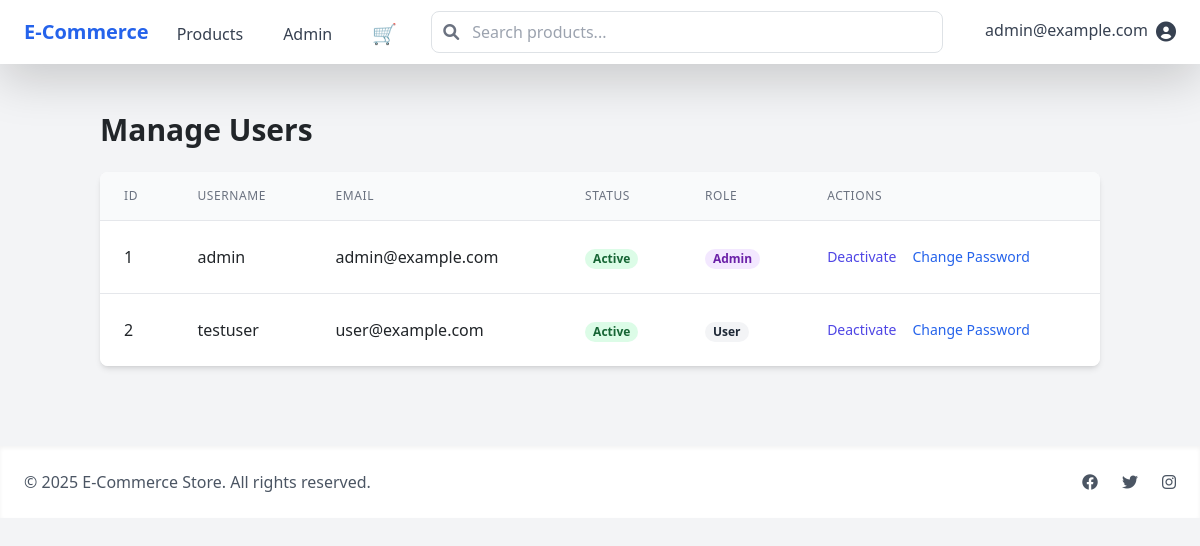
/admin/users (signed in), run on an earlier commit of the app's database.
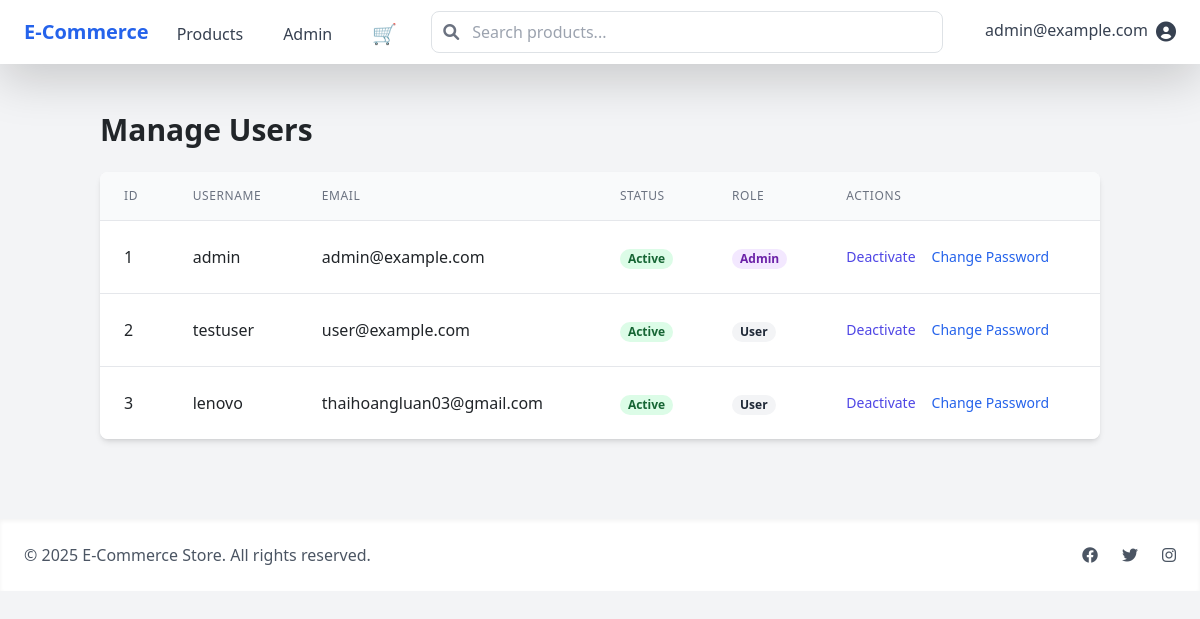
And on a later commit of the database.
### models/user.py (models this page shows, shortened)
class User(UserMixin, db.Model):
    _password = None
    __tablename__ = 'users'
    id = db.Column(db.Integer, primary_key=True)
    email = db.Column(db.String(120), unique=True, nullable=False)
    username = db.Column(db.String(80), unique=True, nullable=False)
    password_hash = db.Column(db.String(200), nullable=False)
    first_name = db.Column(db.String(50))
    @property
    def password(self):
        raise AttributeError('password is not a readable attribute')
    last_name = db.Column(db.String(50))
    address_line1 = db.Column(db.String(100))
    address_line2 = db.Column(db.String(100))
    city = db.Column(db.String(50))
    state = db.Column(db.String(50))
    postal_code = db.Column(db.String(10))
    phone_number = db.Column(db.String(20))
    created_at = db.Column(db.DateTime, default=datetime.utcnow)
    updated_at = db.Column(db.DateTime, default=datetime.utcnow, onupdate=datetime.utcnow)
    payment_method_id = db.Column(db.String(100))  # Reference to securely stored payment method
    payment_provider = db.Column(db.String(50))    # e.g., 'credit_card', 'payos', 'cod'
    is_admin = db.Column(db.Boolean, default=False)
    cart_items = relationship("CartItem",
                            backref=db.backref("user", lazy=True),
                            lazy=True,
                            primaryjoin="and_(User.id==CartItem.user_id, CartItem.deleted_at.is_(None))")
    orders = relationship("Order", backref="user", lazy=True)

### routes/admin.py (the view)
@admin_bp.route('/admin/users')
@login_required
@admin_required
def manage_users():
    page = request.args.get('page', 1, type=int)
    users = User.query.paginate(page=page, per_page=20)
    return render_template('admin/users.html', users=users)

### routes/auth.py (called while the page is built)
def admin_required(f):
    @wraps(f)
    def decorated_function(*args, **kwargs):
        if not current_user.is_authenticated or not current_user.is_admin:
            flash('You need administrator privileges to access this page.', 'error')
            return redirect(url_for('main.home'))
        return f(*args, **kwargs)
    return decorated_function

### templates/admin/users.html (shortened to what this page needs)
{% extends "base.html" %}
{% block content %}
<div class="container mx-auto py-6">
    <h1 class="text-3xl font-bold mb-6">Manage Users</h1>
    <div class="bg-white shadow-md rounded-lg overflow-hidden">
        <table class="min-w-full divide-y divide-gray-200">
            <thead class="bg-gray-50">
                <tr>
                    <th class="px-6 py-3 text-left text-xs font-medium text-gray-500 uppercase tracking-wider">ID</th>
                    <th class="px-6 py-3 text-left text-xs font-medium text-gray-500 uppercase tracking-wider">Username</th>
                    <th class="px-6 py-3 text-left text-xs font-medium text-gray-500 uppercase tracking-wider">Email</th>
                    <th class="px-6 py-3 text-left text-xs font-medium text-gray-500 uppercase tracking-wider">Status</th>
                    <th class="px-6 py-3 text-left text-xs font-medium text-gray-500 uppercase tracking-wider">Role</th>
                    <th class="px-6 py-3 text-left text-xs font-medium text-gray-500 uppercase tracking-wider">Actions</th>
                </tr>
            </thead>
            <tbody class="bg-white divide-y divide-gray-200">
                {% for user in users.items %}
                <tr>
                    <td class="px-6 py-4 whitespace-nowrap">{{ user.id }}</td>
                    <td class="px-6 py-4 whitespace-nowrap">{{ user.username }}</td>
                    <td class="px-6 py-4 whitespace-nowrap">{{ user.email }}</td>
                    <td class="px-6 py-4 whitespace-nowrap">
                        <span class="px-2 inline-flex text-xs leading-5 font-semibold rounded-full {% if user.is_active %}bg-green-100 text-green-800{% else %}bg-red-100 text-red-800{% endif %}">
                            {{ 'Active' if user.is_active else 'Inactive' }}
                        </span>
                    </td>
                    <td class="px-6 py-4 whitespace-nowrap">
                        <span class="px-2 inline-flex text-xs leading-5 font-semibold rounded-full {% if user.is_admin %}bg-purple-100 text-purple-800{% else %}bg-gray-100 text-gray-800{% endif %}">
                            {{ 'Admin' if user.is_admin else 'User' }}
                        </span>
                    </td>
                    <td class="px-6 py-4 whitespace-nowrap text-sm">
                        <div class="flex space-x-4">
                            <button onclick="toggleUserStatus({{ user.id }})"
                                    class="text-indigo-600 hover:text-indigo-900">
                                {{ 'Deactivate' if user.is_active else 'Activate' }}
                            </button>
                            <button onclick="showPasswordModal({{ user.id }}, '{{ user.username }}')"
                                    class="text-blue-600 hover:text-blue-900">
                                Change Password
                            </button>
                        </div>
                    </td>
                </tr>
                {% endfor %}
            </tbody>
        </table>
    </div>
</div>
{% endblock %}

### templates/base.html (shortened to what the changed rows need)
<!DOCTYPE html>
<html lang="en">
<head>
    {% if config['ENV'] == 'production' %}
        <link href="{{ url_for('static', filename='css/main.css') }}" rel="stylesheet">
    {% else %}
        <script src="https://cdn.tailwindcss.com"></script>
    {% endif %}
    <link href="https://cdn.jsdelivr.net/npm/bootstrap@5.3.0/dist/css/bootstrap.min.css" rel="stylesheet">
    <link href="{{ url_for('static', filename='css/app.css') }}" rel="stylesheet">
    <link href="https://cdnjs.cloudflare.com/ajax/libs/font-awesome/6.0.0/css/all.min.css" rel="stylesheet">
</head>
<body class="min-h-screen bg-gray-100">
    <nav class="bg-white shadow-lg">
        <div class="max-w-7xl mx-auto px-4">
            <div class="flex justify-between h-16">
                <div class="flex items-center">
                    {% if current_user.is_authenticated %}
                        <div class="ml-3 relative">
                            <div class="dropdown">
                                <button class="flex text-gray-700 hover:text-blue-600" type="button" id="userMenu" data-bs-toggle="dropdown" aria-expanded="false">
                                    <span class="mr-2">{{ current_user.email }}</span>
                                    <i class="fas fa-user-circle text-xl"></i>
                                </button>
                            </div>
                        </div>
                    {% endif %}
                </div>
            </div>
        </div>
    </nav>
    <main class="max-w-7xl mx-auto px-4 py-6">
        {% block content %}{% endblock %}
    </main>
</body>
</html>

What changed in the data, as far as the page shows it:
added User: id "3", username "lenovo", email "thaihoangluan03@gmail.com", is_active "Active", is_admin "User", is_active "Deactivate"
